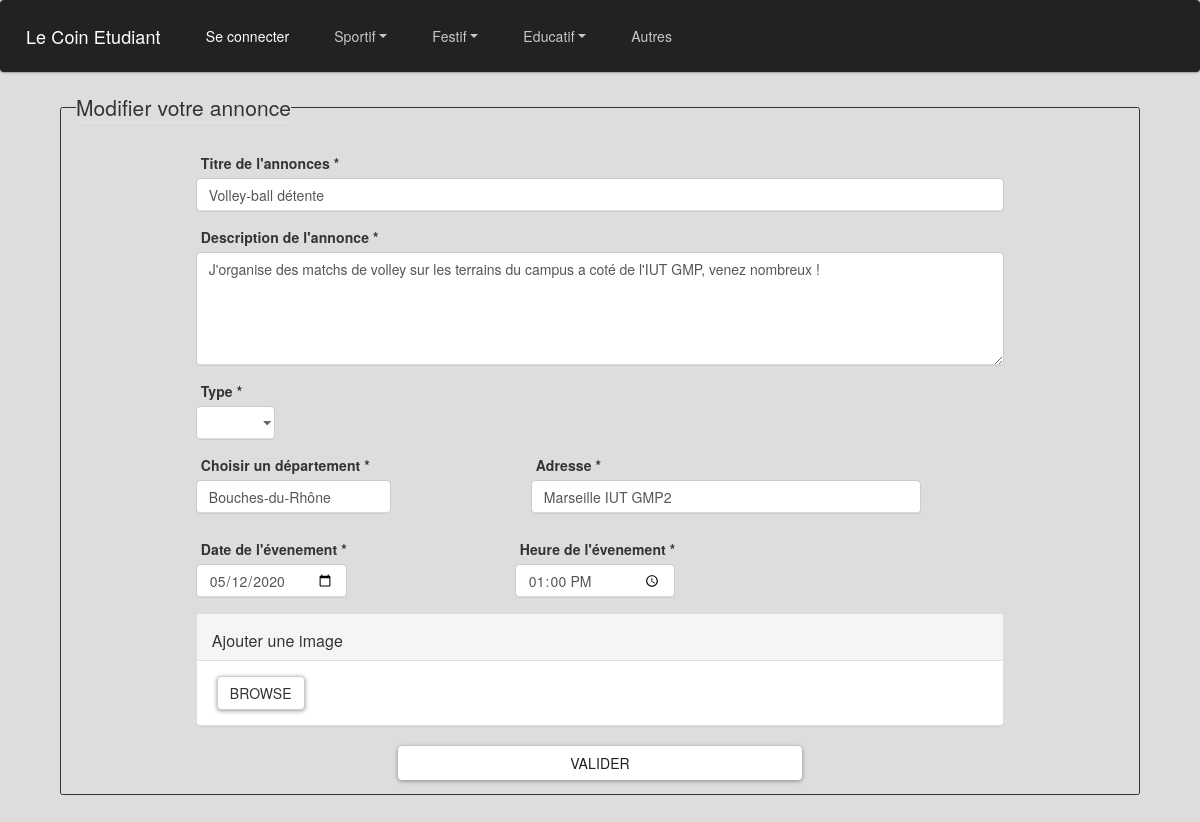
The app's page /controleur/ModifAnnonce.ctrl.php?id=4 with its own data.
### tables this page shows
CREATE TABLE "annonce" (
	"id"	INTEGER,
	"idClient"	INTEGER,
	"type"	TEXT,
	"categorie"	TEXT,
	"sousCategorie"	TEXT,
	"titre"	TEXT,
	"contenu"	TEXT,
	"adresse"	TEXT,
	"nbParticipant"	INTEGER,
	"nbInteresse"	INTEGER,
	"departement"	TEXT,
	"datePrevu"	TEXT,
	"heurePrevu"	TEXT,
	"dateHeure"	TEXT,
	PRIMARY KEY("id"),
	FOREIGN KEY("idClient") REFERENCES "client"("id"),
	FOREIGN KEY("categorie") REFERENCES "categorie"("id")
);

### controleur/ModifAnnonce.ctrl.php (called while the page is built, shortened)
<?php
include_once("../modele/DAO.class.php");
$annonce = $dao->getAnnonceById($_GET["id"]);
$format_basique = $annonce->datePrevu;
$Date = date("Y-m-d", strtotime($format_basique));
include('../vue/ModifAnnonceview.php');
?>

### modele/DAO.class.php (called while the page is built, shortened)
<?php
class DAO
{
  private $db;
  function __construct()
  {
    try {
      $this->db = new PDO('sqlite:../modele/data/data.db');
    } catch (Exception $e) {
      die("erreur de connexion:".$e->getMessage());
    }
  }
  function getAnnonceById(int $id): Annonce{
    $requ="SELECT * FROM annonce WHERE id='$id'";
    $res = $this->db->query($requ);
    $result = $res->fetchAll(PDO::FETCH_CLASS|PDO::FETCH_PROPS_LATE, "Annonce");
    return $result[0];
  }
}
$dao = new DAO();
?>

### vue/ModifAnnonceview.php (the view, shortened to what this page needs)
<!DOCTYPE html>
<html lang="en" dir="ltr">
<head>
  <link rel="stylesheet" href="../vue/css/bootstrap.min.css">
  <link rel="stylesheet" href="../vue/css/Annoncesview.css">
  <link rel="stylesheet" href="../vue/css/AjoutAnnonceview.css">
  <link rel="stylesheet" href="../vue/css/Header.css">
  <link rel="stylesheet" href='../vue/css/jquery.flipster.css'>
  <link rel="stylesheet" href="../vue/css/bootstrap-imageupload.css">
  <link href="https://maxcdn.bootstrapcdn.com/bootstrap/3.3.7/css/bootstrap.min.css" rel="stylesheet">
</head>
<body>
  <header>
    <?php include('header.php') ?>
  </header>
  <body>
    <fieldset class="container border-10 rounded" style="width:90%;margin-bottom:7em;">
      <legend  class="w-auto">Modifier votre annonce</legend>
      <form class="container" style="width:80%; margin-top:10px" action="../controleur/ModifAnnonce.ctrl.php?id=<?=$annonce->id?>" method="POST" enctype="multipart/form-data" >
        <div class="justify-content-center">
          <div class="form-group">
            <label for="titreAnnonce">Titre de l'annonces *</label>
            <input type="text" class="form-control" name="titre" id="titreAnnonce" placeholder="Saisissez un titre clair pour votre annonce." maxlength="60" value="<?= $annonce->titre ?>" required>
          </div>
          <div class="form-group">
            <label for="descriptionTextArea">Description de l'annonce * </label>
            <textarea class="form-control" name="contenu" id="descritionAnnonce" rows="5" placeholder="Saississez une description précise afin de mettre en valeur votre annonce." minlength="10" maxlength="500" required><?= $annonce->contenu ?> </textarea>
          </div>
          <div class="row">
            <div class="form-group" style="margin-left:15px;margin-right:30px;">
              <label for="type">Type *</label>
              <select class="form-control" id="categorieAnnonce" name="type" onChange="addSelectedCat(this);" style="width:150%;" required>
                <option value=""></option>
                <option value="<?=$annonce->type?>"> <?= ucfirst($annonce->type) ?> </option>
              </select>
            </div>
          </div>
          <div class="row">
            <div class="form-group" style="margin-right:10em; margin-left:15px;">
              <label for="DepartementInput"> Choisir un département * </label>
              <div class="autocomplete">
                <input type="text" class="form-control inputFiltre" id="myInput" name="departement" value="<?= $annonce->departement ?>" autocomplete="off" placeholder="Commencer à écrire pour avoir des propositions" required maxlength="35">
              </div>
            </div>
            <div class="form-group">
              <label for="DepartementInput"> Adresse * </label>
              <input type="text" class="form-control" name="adresse" value="<?=$annonce->adresse?>" placeholder="Saisissez l'adresse de l'évenement" style="width:200%;" required>
            </div>
          </div>
          <div class="row">
            <div class="form-group" style="margin-right:12em; margin-left:15px;">
              <label for="date-input"> Date de l'évenement *</label>
              <input class="form-control" type="date" name="datePrevu" value="<?=$Date?>" required>
            </div>
            <div class="form-group">
              <label for="heure-input"> Heure de l'évenement *</label>
              <input class="form-control" type="time" name="heurePrevu" value="<?=$annonce->heurePrevu?>" required>
            </div>
          </div>
          <div class="imageupload panel panel-default">
            <div class="panel-heading clearfix">
              <h3 class="panel-title pull-left">Ajouter une image</h3>
            </div>
            <div class="file-tab panel-body">
              <label class="btn btn-default btn-file">
                <span>Browse</span>
              </label>
            </div>
          </div>
          <div class="text-center" style="margin-bottom:1em;">
            <button class="btn btn-light" style="width:50%;" name="updatesubmit" type="submit" id="contact-submit" value"submit">Valider</button>
          </div>
        </form>
      </fieldset>
    </body>
  </body>
  </html>

### vue/css/Annoncesview.css (style rules this page uses)
html body { background-color: #DDDDDD; }
label { margin-left: 5px; }
.autocomplete { position: relative; padding-bottom: 10px; }

### vue/css/AjoutAnnonceview.css (style rules this page uses)
html body { background-color: #DDDDDD; }
.border-10 { border-style:solid; border-width: 1px; }
.autocomplete { position: relative; padding-bottom: 10px; }

### vue/css/Header.css (style rules this page uses)
.form-control { border: 1px solid lightgrey; border-radius: 5px; }

### vue/footer.php (style rules this page uses)
html { position: relative; min-height: 100%; }

### records on screen
annonce: titre "Volley-ball détente", contenu "J'organise des matchs de volley sur les terrains du campus a coté de l'IUT GMP, venez nombreux !", departement "Bouches-du-Rhône", adresse "Marseille IUT GMP2", datePrevu "05/12/2020", heurePrevu "13:00"
